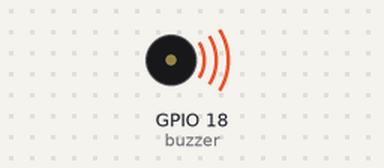
Bench run of a program on a simulated Raspberry Pi (BCM pin numbers). On the bench: buzzer (waves = sounding). At 4.8 s the program stops and its outputs stay as they are.

Above: at 0.2 s.
At 2.35 s:
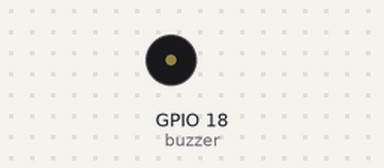
Timing chart, 0 to 3.0 s (numbered marks = the images above):
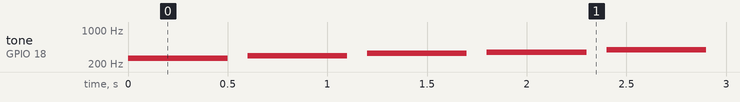

The program:

buzzer02.py
```python
from gpiozero import PWMOutputDevice
from time import sleep

#GPIO 21번 핀에 부저의 +극을 연결한 경우
buzzer = PWMOutputDevice(18)

#음계 정의
notes = {
    "C4": 261.63, "D4": 293.66,
    "E4": 329.63, "F4": 349.23,
    "G4": 392.00, "A4": 440.00,
    "B4": 493.88, "C5": 523.25
}

# 도 레 미 파 솔 라 시 도
scale = ["C4", "D4", "E4", "F4", "G4", "A4", "B4", "C5"]

try:
    for note in scale:
        freq = notes[note]
        buzzer.frequency = freq
        buzzer.value = 0.01  # duty cycle(소리크기)
        sleep(0.5)

        buzzer.off()
        sleep(0.1)

finally:
    buzzer.close()
```

Measured:
- by itself, tone on GPIO 18 (buzzer): plays 261 Hz for 0.50 s, 293 Hz for 0.50 s, 329 Hz for 0.50 s, 349 Hz for 0.50 s, 392 Hz for 0.50 s, 440 Hz for 0.50 s … (8 notes in this stretch)
